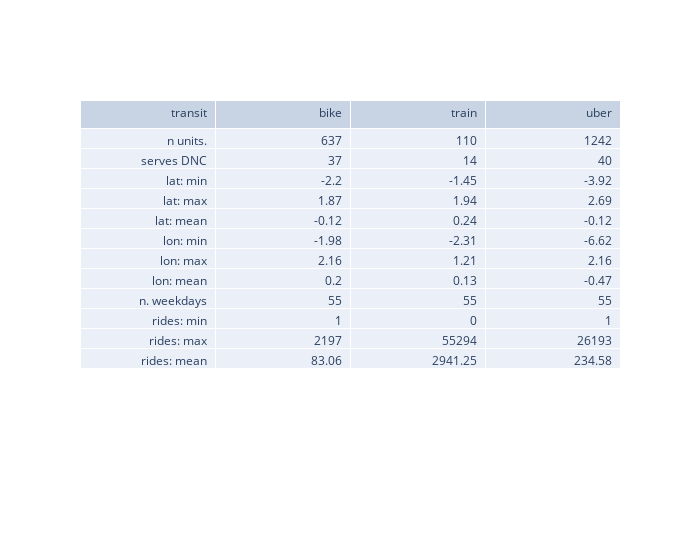

The notebook cell this image was saved under:
### Code cell
plot_data = pd.concat([spacelike_stats(tract_panel), timelike_stats(tract_panel)])
plot_data
fig = go.Figure(data=[go.Table(
    header=dict(values=['transit'] + list(plot_data.columns),
                align='right'),
    cells=dict(values=[plot_data.index, plot_data.bike, plot_data.train, plot_data.uber],
               align='right'))
])
fig.update_layout(width=700)
fig.write_json("../../../reports/replication/baseline-table.json")
!cp ../../../reports/replication/baseline-table.json ../../../../eric-mc2-cv/static/json
fig.show()

### Figure 1 — Plotly figure (JSON) as saved in the notebook; plotly's stock layout.template omitted (floating-point values rounded to 4 significant figures)
{"data": [{"cells": {"align": "right", "values": [["n units.", "serves DNC", "lat: min", "lat: max", "lat: mean", "lon: min", "lon: max", "lon: mean", "n. weekdays", "rides: min", "rides: max", "rides: mean"], [637, 37, -2.2, 1.87, -0.12, -1.98, 2.16, 0.2, 55, 1, 2197, 83.06], [110, 14, -1.45, 1.94, 0.24, -2.31, 1.21, 0.13, 55, 0, 55294, 2941.0], [1242, 40, -3.92, 2.69, -0.12, -6.62, 2.16, -0.47, 55, 1, 26193, 234.6]]}, "header": {"align": "right", "values": ["transit", "bike", "train", "uber"]}, "type": "table"}], "layout": {"width": 700}}
